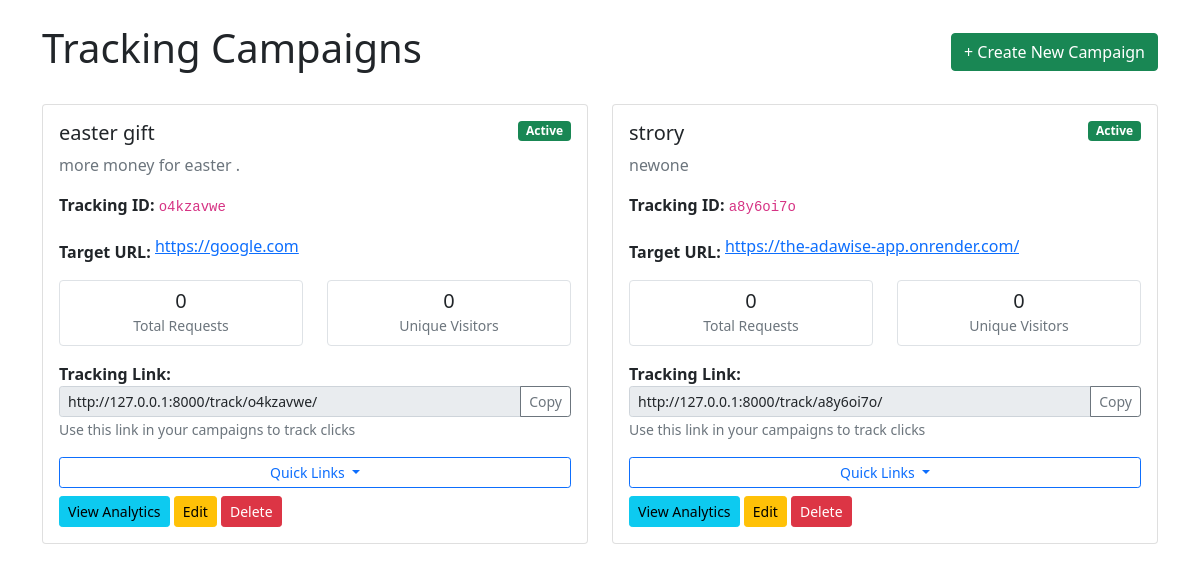
Page /campaigns/ on the committed database.
### tracking/models.py (models this page shows, shortened)
class TrackingCampaign(models.Model):
    name = models.CharField(max_length=200)
    tracking_id = models.CharField(max_length=100, unique=True)
    description = models.TextField(blank=True)
    target_url = models.URLField(default='https://google.com')
    is_active = models.BooleanField(default=True)
    created_at = models.DateTimeField(auto_now_add=True)
    def get_tracking_url(self):
        from django.conf import settings
        base_url = getattr(settings, 'TRACKING_BASE_URL', 'http://127.0.0.1:8000')
        return f"{base_url}/track/{self.tracking_id}/"
    def get_requests_count(self):
        return self.webhookrequest_set.count()
    def get_unique_visitors(self):
        return self.webhookrequest_set.values('ip_address').distinct().count()

### tracking/views.py (the view)
# urls.py: path('campaigns/', views.CampaignListView.as_view(), name='campaign_list'),
class CampaignListView(ListView):
    model = TrackingCampaign
    template_name = 'tracking/campaign_list.html'
    context_object_name = 'campaigns'

### tracking/templates/tracking/campaign_list.html (shortened to what this page needs)
<!DOCTYPE html>
<html>
<head>
    <link href="https://cdn.jsdelivr.net/npm/bootstrap@5.1.3/dist/css/bootstrap.min.css" rel="stylesheet">
</head>
<body>
    <div class="container mt-4">
        <div class="d-flex justify-content-between align-items-center mb-4">
            <h1>Tracking Campaigns</h1>
            <a href="{% url 'tracking:campaign_create' %}" class="btn btn-success">+ Create New Campaign</a>
        </div>
        <div class="row">
            {% for campaign in campaigns %}
            <div class="col-md-6 mb-4">
                <div class="card {% if not campaign.is_active %}bg-light{% endif %}">
                    <div class="card-body">
                        <div class="d-flex justify-content-between align-items-start">
                            <h5 class="card-title">{{ campaign.name }}</h5>
                            <span class="badge {% if campaign.is_active %}bg-success{% else %}bg-secondary{% endif %}">
                                {{ campaign.is_active|yesno:"Active,Inactive" }}
                            </span>
                        </div>
                        <p class="card-text text-muted">{{ campaign.description|default:"No description" }}</p>
                        <div class="mb-3">
                            <strong>Tracking ID:</strong> <code>{{ campaign.tracking_id }}</code>
                        </div>
                        <div class="mb-3">
                            <strong>Target URL:</strong>
                            <a href="{{ campaign.target_url }}" target="_blank" class="text-truncate d-inline-block" style="max-width: 300px;">
                                {{ campaign.target_url }}
                            </a>
                        </div>
                        <div class="row text-center mb-3">
                            <div class="col">
                                <div class="border rounded p-2">
                                    <div class="h5 mb-0">{{ campaign.get_requests_count }}</div>
                                    <small class="text-muted">Total Requests</small>
                                </div>
                            </div>
                            <div class="col">
                                <div class="border rounded p-2">
                                    <div class="h5 mb-0">{{ campaign.get_unique_visitors }}</div>
                                    <small class="text-muted">Unique Visitors</small>
                                </div>
                            </div>
                        </div>
                        <div class="mb-3">
                            <strong>Tracking Link:</strong>
                            <div class="input-group input-group-sm">
                                <input type="text"
                                       class="form-control"
                                       value="{{ campaign.get_tracking_url }}"
                                       readonly
                                       id="tracking-link-{{ campaign.id }}">
                                <button class="btn btn-outline-secondary"
                                        type="button"
                                        onclick="copyToClipboard('tracking-link-{{ campaign.id }}')">
                                    Copy
                                </button>
                            </div>
                            <small class="text-muted">Use this link in your campaigns to track clicks</small>
                        </div>
                        <div class="btn-group w-100">
                            <button type="button" class="btn btn-outline-primary btn-sm dropdown-toggle" data-bs-toggle="dropdown">
                                Quick Links
                            </button>
                        </div>
                        <div class="mt-2">
                            <a href="{% url 'tracking:view_requests' campaign.tracking_id %}" class="btn btn-info btn-sm">View Analytics</a>
                            <a href="{% url 'tracking:campaign_edit' campaign.pk %}" class="btn btn-warning btn-sm">Edit</a>
                            <a href="{% url 'tracking:campaign_delete' campaign.pk %}" class="btn btn-danger btn-sm">Delete</a>
                        </div>
                    </div>
                </div>
            </div>
            {% endfor %}
        </div>
    </div>
</body>
</html>

### rows in the picture
TrackingCampaign: name "easter gift", is_active "Active", description "more money for easter .", tracking_id "o4kzavwe", target_url "https://google.com", get_requests_count "0", get_unique_visitors "0", get_tracking_url "http://127.0.0.1:8000/track/o4kzavwe/"
TrackingCampaign: name "strory", is_active "Active", description "newone", tracking_id "a8y6oi7o", target_url "https://the-adawise-app.onrender.com/", get_requests_count "0", get_unique_visitors "0", get_tracking_url "http://127.0.0.1:8000/track/a8y6oi7o/"
